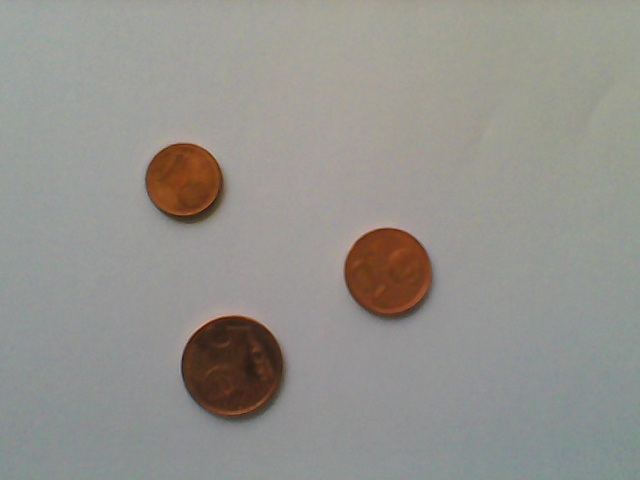
#> input picture Libro/Codigo/OpenCV/imagenes/monedas2.jpg, 640 x 480 px
$ python contornos_monedas_areas.py
#> lines starting #> are read from the running program, lines starting #| are printed output that depends on the picture; after the words box and inside, x2 and y2 are one past the last pixel; in counts of white or black regions, pixels touching at a corner belong together
import cv2

color = (0,255,255)
grosor = 3

img = cv2.imread('../imagenes/monedas2.jpg')
#> img is the input picture: shape (480, 640, 3); mean B, G, R 141.5, 146.7, 148.3
img_original = img.copy()
img_byn = cv2.cvtColor(img, cv2.COLOR_BGR2GRAY)
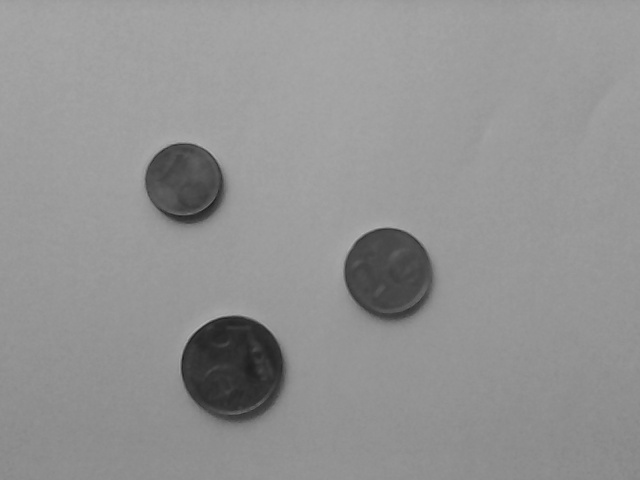
#> img_byn: shape (480, 640); min 26, max 181, mean 146.6

def mostrar_imagen_binarizada(umbral):
#> called with umbral = 0
    global img_umbral
    _, img_umbral = cv2.threshold(img_byn, umbral, 255, cv2.THRESH_BINARY_INV)
#> img_umbral: shape (480, 640); every value is 0
    cv2.imshow('Imagen binarizada', img_umbral)

def mostrar_contornos():
    contornos, _ = cv2.findContours(img_umbral, cv2.RETR_LIST, cv2.CHAIN_APPROX_NONE)
#> contornos = []

    for contorno in contornos:
        print(cv2.contourArea(contorno, True))
#> this loop made 0 passes
    print("------------")

    img = img_original.copy()
    cv2.drawContours(img, contornos, -1, color, grosor)
    cv2.imshow('Contornos', img)

def actualizar_imagenes(umbral):
    mostrar_imagen_binarizada(umbral)
    mostrar_contornos()

mostrar_imagen_binarizada(0)
mostrar_contornos()

cv2.createTrackbar('Umbral', 'Contornos', 0, 255, actualizar_imagenes)
#> slider 'Umbral' is set to 255

cv2.waitKey(0)
#> in mostrar_imagen_binarizada (call 2), `_, img_umbral = cv2.threshold(img_byn, umbral, 255, cv2.THRESH_BINARY_..`: img_umbral: shape (480, 640); every value is 255
#> in mostrar_contornos (call 2), `contornos, _ = cv2.findContours(img_umbral, cv2.RETR_LIST, cv2.CHAIN_A..`: contornos = 1 contour; box (x1, y1, x2, y2) and area: (0, 0, 640, 480) 306081
#> the loop in mostrar_contornos (call 2), `for contorno in contornos:` made 1 pass
#| -306081.0
#> in mostrar_contornos (call 2), `cv2.drawContours(img, contornos, -1, color, grosor)`:
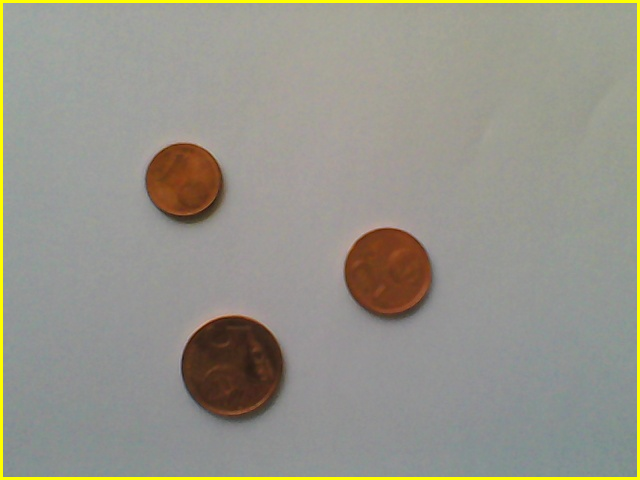
#> img: shape (480, 640, 3); 2.18% of pixels changed, all inside (x1, y1, x2, y2) = (0, 0, 640, 480)
cv2.destroyAllWindows()

$ run again, with Libro/Codigo/OpenCV/imagenes/monedas1.jpg copied over Libro/Codigo/OpenCV/imagenes/monedas2.jpg
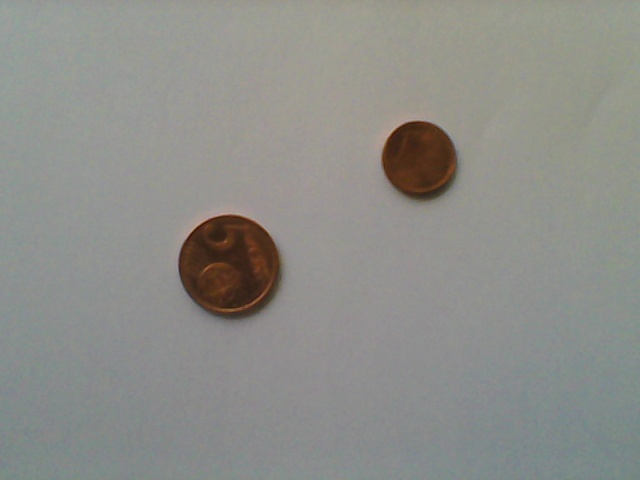
#> input picture Libro/Codigo/OpenCV/imagenes/monedas1.jpg, 640 x 480 px
#> img is the input picture: shape (480, 640, 3); mean B, G, R 137.5, 142, 141.6
#> `img_byn = cv2.cvtColor(img, cv2.COLOR_BGR2GRAY)`:
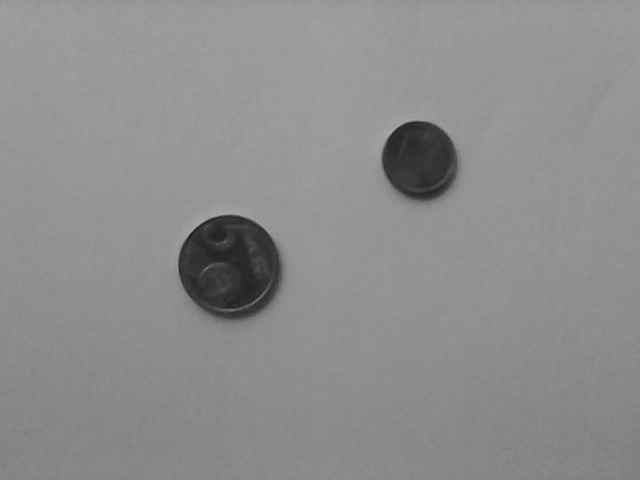
#> img_byn: shape (480, 640); min 21, max 174, mean 141.3
#> img_umbral: shape (480, 640); every value is 0
#> contornos = []
#> img_umbral: shape (480, 640); every value is 255
#> contornos = 1 contour; box (x1, y1, x2, y2) and area: (0, 0, 640, 480) 306081
#> the loop in mostrar_contornos (call 2), `for contorno in contornos:` made 1 pass
#| -306081.0
#> in mostrar_contornos (call 2), `cv2.drawContours(img, contornos, -1, color, grosor)`:
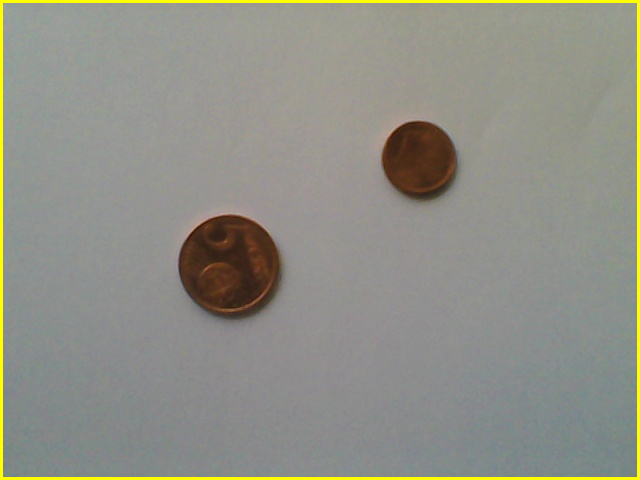
#> img: shape (480, 640, 3); 2.18% of pixels changed, all inside (x1, y1, x2, y2) = (0, 0, 640, 480)
